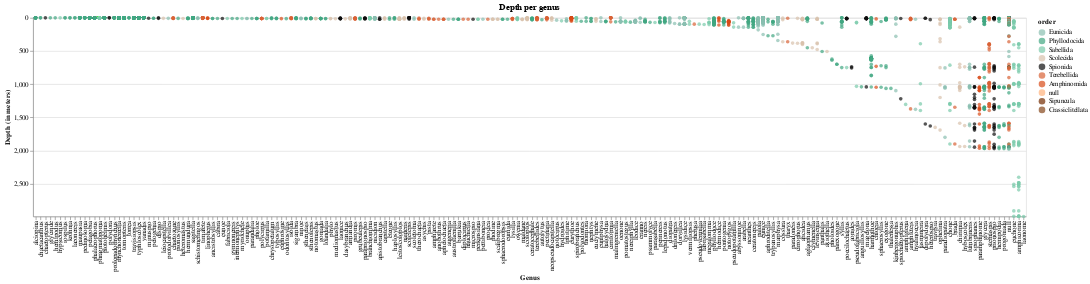

Notebook cell for this chart:
### Code cell
# ordering x-axis per mean altitude - OUTLIER: ordem nula
temp = alt.Chart(teste, title='Depth per genus',
                width= 1500).mark_circle().encode(
    x = alt.X('genus', type='nominal', title='Genus',
             sort=alt.EncodingSortField('min_depth', op="max", order="ascending")),
    y = alt.Y('min_depth', type='quantitative', title='Depth (in meters)',
              scale= alt.Scale(domain= [max_y, min_y])),
    color = alt.Color('order', scale= alt.Scale(domain=ordens, range=cores)),
    tooltip = alt.Tooltip(['catalog_number', 'genus','species',
                            'qualifier', 'start_year','determined_year','min_depth'])
)

temp.save('./graphs/depth/genus/depth-per-genus.html')
temp

### Figure 1 — Vega-Lite specification as saved in the notebook (floating-point values rounded to 4 significant figures; data arrays with more than 128 entries replaced by an {"elided": "..."} marker saying what was removed)
{"config": {"view": {"continuousWidth": 400, "continuousHeight": 300}}, "data": {"name": "data-75dcb707f1ca69c4cd0bcb12f87cd49b"}, "mark": "circle", "encoding": {"color": {"type": "nominal", "field": "order", "scale": {"domain": ["Eunicida", "Phyllodocida", "Sabellida", "Scolecida", "Spionida", "Terebellida", "Amphinomida", NaN, "Sipuncula", "Crassiclitellata"], "range": ["#8ABFB0", "#41A681", "#7ACAAB", "#D9C2AD", "#0D0D0D", "#D96236", "#D94B18", "#FFB27C", "#732C02", "#86471B"]}}, "tooltip": [{"type": "nominal", "field": "catalog_number"}, {"type": "nominal", "field": "genus"}, {"type": "nominal", "field": "species"}, {"type": "nominal", "field": "qualifier"}, {"type": "quantitative", "field": "start_year"}, {"type": "quantitative", "field": "determined_year"}, {"type": "quantitative", "field": "min_depth"}], "x": {"type": "nominal", "field": "genus", "sort": {"field": "min_depth", "op": "max", "order": "ascending"}, "title": "Genus"}, "y": {"type": "quantitative", "field": "min_depth", "scale": {"domain": [2992.0, 0.0]}, "title": "Depth (in meters)"}}, "title": "Depth per genus", "width": 1500, "$schema": "https://vega.github.io/schema/vega-lite/v4.8.1.json", "datasets": {"data-75dcb707f1ca69c4cd0bcb12f87cd49b": {"elided": "3070 records"}}}
